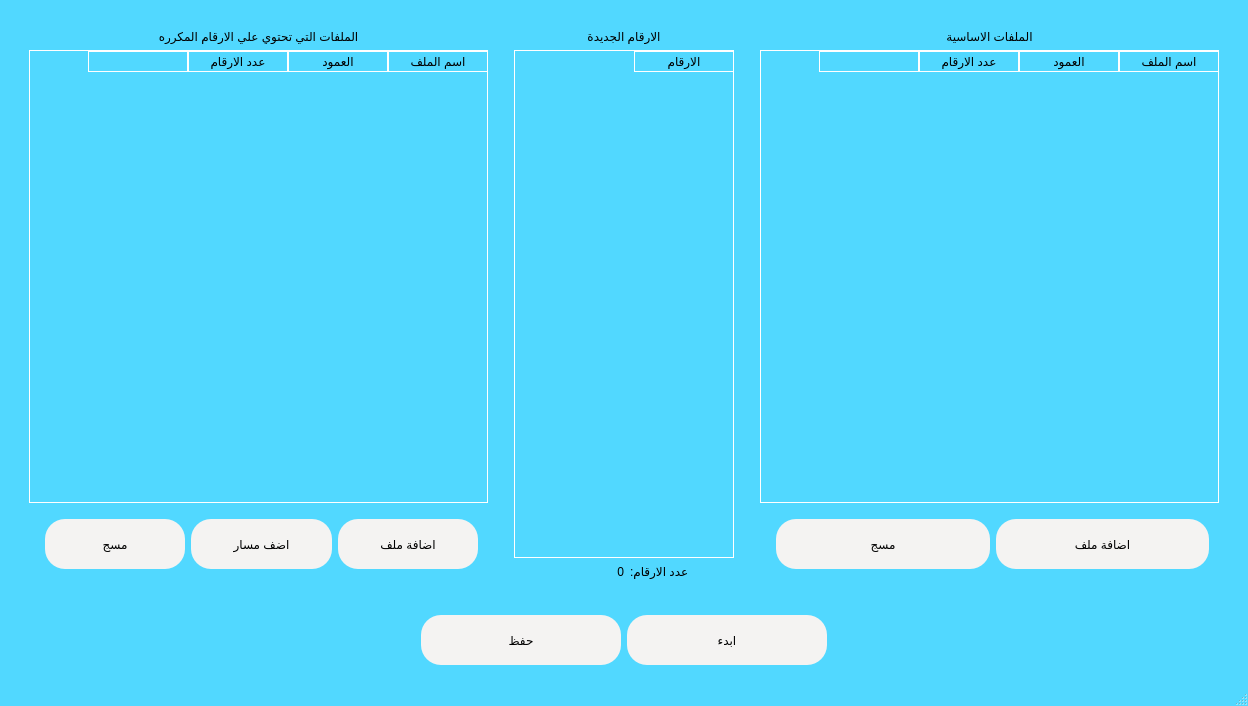
<?xml version="1.0" encoding="UTF-8"?>
<ui version="4.0">
 <class>MainWindow</class>
 <widget class="QMainWindow" name="MainWindow">
  <property name="geometry">
   <rect>
    <x>0</x>
    <y>0</y>
    <width>1248</width>
    <height>706</height>
   </rect>
  </property>
  <property name="windowTitle">
   <string>MainWindow</string>
  </property>
  <property name="styleSheet">
   <string notr="true">QMainWindow{
background-color: rgb(81, 216, 255);
}


QLineEdit{
background-color: rgb(244, 243, 242);
color: rgb(0, 0, 0);
border-radius: 20px;
}

QPushButton{
background-color: rgb(244, 243, 242);
color: rgb(0, 0, 0);
border-radius: 20px;
padding:2px;
}

QPushButton::hover{
	background-color: rgb(114, 159, 207);
}

QPushButton:pressed{
    color: black;
    background-color: #D1DBCB;
    padding-top: -15px;
    padding-bottom: -17px;
}

QLabel{
    background: transparent;
    border:0;
}

QTabWidget::pane {
    background: transparent;
    border:0;
	background-color: qlineargradient(spread:pad, x1:0, y1:0.318, x2:1, y2:0.443409, stop:0 rgba(0, 59, 255, 255), stop:1 rgba(86, 227, 255, 255));
}

QTabBar::tab {
    background: transparent;
}

QFrame
{
    background: transparent;

}

QTextEdit{
background-color: rgb(244, 243, 242);
color: rgb(0, 0, 0);
border-radius: 10px;
}


QTableWidget{
gridline-color: rgb(255, 255, 255);
background: transparent;
border : 1px solid white;

paddingg: 3 3px;
}
QHeaderView::section{
border : 1px solid white;
background: transparent;
}
QTableWidget::item {
 border -radius: 9px;
}
QScrollBar:horizontal {
    height: 15px;
	background: transparent;

}
QSpinBox{
background: transparent;
}
QRadioButton{
background: transparent;
}</string>
  </property>
  <widget class="QWidget" name="centralwidget">
   <layout class="QGridLayout" name="gridLayout_8">
    <item row="1" column="1">
     <widget class="QFrame" name="frame">
      <property name="sizePolicy">
       <sizepolicy hsizetype="Preferred" vsizetype="Preferred">
        <horstretch>0</horstretch>
        <verstretch>0</verstretch>
       </sizepolicy>
      </property>
      <property name="frameShape">
       <enum>QFrame::StyledPanel</enum>
      </property>
      <property name="frameShadow">
       <enum>QFrame::Raised</enum>
      </property>
      <layout class="QGridLayout" name="gridLayout_6">
       <item row="0" column="0">
        <widget class="QFrame" name="frame_2">
         <property name="sizePolicy">
          <sizepolicy hsizetype="Preferred" vsizetype="Expanding">
           <horstretch>2</horstretch>
           <verstretch>0</verstretch>
          </sizepolicy>
         </property>
         <property name="frameShape">
          <enum>QFrame::StyledPanel</enum>
         </property>
         <property name="frameShadow">
          <enum>QFrame::Raised</enum>
         </property>
         <layout class="QGridLayout" name="gridLayout">
          <item row="2" column="1">
           <widget class="QFrame" name="frame_3">
            <property name="frameShape">
             <enum>QFrame::StyledPanel</enum>
            </property>
            <property name="frameShadow">
             <enum>QFrame::Raised</enum>
            </property>
            <layout class="QGridLayout" name="gridLayout_2">
             <item row="0" column="2">
              <widget class="QPushButton" name="pushButton">
               <property name="sizePolicy">
                <sizepolicy hsizetype="Expanding" vsizetype="Fixed">
                 <horstretch>0</horstretch>
                 <verstretch>0</verstretch>
                </sizepolicy>
               </property>
               <property name="minimumSize">
                <size>
                 <width>0</width>
                 <height>50</height>
                </size>
               </property>
               <property name="text">
                <string>اضافة ملف</string>
               </property>
              </widget>
             </item>
             <item row="0" column="0">
              <widget class="QPushButton" name="pushButton_2">
               <property name="sizePolicy">
                <sizepolicy hsizetype="Expanding" vsizetype="Fixed">
                 <horstretch>0</horstretch>
                 <verstretch>0</verstretch>
                </sizepolicy>
               </property>
               <property name="minimumSize">
                <size>
                 <width>0</width>
                 <height>50</height>
                </size>
               </property>
               <property name="text">
                <string>مسج</string>
               </property>
              </widget>
             </item>
             <item row="0" column="1">
              <widget class="QPushButton" name="pushButton_7">
               <property name="sizePolicy">
                <sizepolicy hsizetype="Expanding" vsizetype="Fixed">
                 <horstretch>0</horstretch>
                 <verstretch>0</verstretch>
                </sizepolicy>
               </property>
               <property name="minimumSize">
                <size>
                 <width>0</width>
                 <height>50</height>
                </size>
               </property>
               <property name="text">
                <string>اضف مسار</string>
               </property>
              </widget>
             </item>
            </layout>
           </widget>
          </item>
          <item row="1" column="0" colspan="2">
           <widget class="QTableWidget" name="tableWidget">
            <property name="layoutDirection">
             <enum>Qt::RightToLeft</enum>
            </property>
            <attribute name="verticalHeaderVisible">
             <bool>false</bool>
            </attribute>
            <attribute name="verticalHeaderStretchLastSection">
             <bool>false</bool>
            </attribute>
            <column>
             <property name="text">
              <string>اسم الملف</string>
             </property>
            </column>
            <column>
             <property name="text">
              <string>العمود</string>
             </property>
            </column>
            <column>
             <property name="text">
              <string>عدد الارقام</string>
             </property>
            </column>
            <column>
             <property name="text">
              <string/>
             </property>
            </column>
           </widget>
          </item>
          <item row="0" column="0" colspan="2">
           <widget class="QLabel" name="label">
            <property name="text">
             <string>الملفات التي تحتوي علي الارقام المكرره</string>
            </property>
            <property name="alignment">
             <set>Qt::AlignCenter</set>
            </property>
           </widget>
          </item>
         </layout>
        </widget>
       </item>
       <item row="0" column="1">
        <widget class="QFrame" name="frame_5">
         <property name="sizePolicy">
          <sizepolicy hsizetype="Expanding" vsizetype="Expanding">
           <horstretch>1</horstretch>
           <verstretch>0</verstretch>
          </sizepolicy>
         </property>
         <property name="frameShape">
          <enum>QFrame::StyledPanel</enum>
         </property>
         <property name="frameShadow">
          <enum>QFrame::Raised</enum>
         </property>
         <layout class="QGridLayout" name="gridLayout_7">
          <item row="2" column="2">
           <widget class="QLabel" name="label_5">
            <property name="sizePolicy">
             <sizepolicy hsizetype="Expanding" vsizetype="Preferred">
              <horstretch>0</horstretch>
              <verstretch>0</verstretch>
             </sizepolicy>
            </property>
            <property name="text">
             <string>عدد الارقام:</string>
            </property>
            <property name="alignment">
             <set>Qt::AlignRight|Qt::AlignTrailing|Qt::AlignVCenter</set>
            </property>
           </widget>
          </item>
          <item row="2" column="1">
           <widget class="QLabel" name="label_4">
            <property name="sizePolicy">
             <sizepolicy hsizetype="Expanding" vsizetype="Preferred">
              <horstretch>0</horstretch>
              <verstretch>0</verstretch>
             </sizepolicy>
            </property>
            <property name="text">
             <string>0</string>
            </property>
            <property name="alignment">
             <set>Qt::AlignRight|Qt::AlignTrailing|Qt::AlignVCenter</set>
            </property>
           </widget>
          </item>
          <item row="0" column="0" colspan="3">
           <widget class="QLabel" name="label_3">
            <property name="text">
             <string>الارقام الجديدة</string>
            </property>
            <property name="alignment">
             <set>Qt::AlignCenter</set>
            </property>
           </widget>
          </item>
          <item row="1" column="0" colspan="3">
           <widget class="QTableWidget" name="tableWidget_3">
            <property name="layoutDirection">
             <enum>Qt::RightToLeft</enum>
            </property>
            <column>
             <property name="text">
              <string>الارقام</string>
             </property>
            </column>
           </widget>
          </item>
         </layout>
        </widget>
       </item>
       <item row="0" column="2">
        <widget class="QFrame" name="frame_4">
         <property name="sizePolicy">
          <sizepolicy hsizetype="Preferred" vsizetype="Expanding">
           <horstretch>2</horstretch>
           <verstretch>0</verstretch>
          </sizepolicy>
         </property>
         <property name="frameShape">
          <enum>QFrame::StyledPanel</enum>
         </property>
         <property name="frameShadow">
          <enum>QFrame::Raised</enum>
         </property>
         <layout class="QGridLayout" name="gridLayout_3">
          <item row="0" column="0" colspan="2">
           <widget class="QLabel" name="label_2">
            <property name="text">
             <string>الملفات الاساسية</string>
            </property>
            <property name="alignment">
             <set>Qt::AlignCenter</set>
            </property>
           </widget>
          </item>
          <item row="1" column="0" colspan="2">
           <widget class="QTableWidget" name="tableWidget_2">
            <property name="layoutDirection">
             <enum>Qt::RightToLeft</enum>
            </property>
            <column>
             <property name="text">
              <string>اسم الملف</string>
             </property>
            </column>
            <column>
             <property name="text">
              <string>العمود</string>
             </property>
            </column>
            <column>
             <property name="text">
              <string>عدد الارقام</string>
             </property>
            </column>
            <column>
             <property name="text">
              <string/>
             </property>
            </column>
           </widget>
          </item>
          <item row="2" column="1">
           <widget class="QFrame" name="frame_7">
            <property name="frameShape">
             <enum>QFrame::StyledPanel</enum>
            </property>
            <property name="frameShadow">
             <enum>QFrame::Raised</enum>
            </property>
            <layout class="QGridLayout" name="gridLayout_4">
             <item row="0" column="1">
              <widget class="QPushButton" name="pushButton_3">
               <property name="sizePolicy">
                <sizepolicy hsizetype="Expanding" vsizetype="Fixed">
                 <horstretch>0</horstretch>
                 <verstretch>0</verstretch>
                </sizepolicy>
               </property>
               <property name="minimumSize">
                <size>
                 <width>0</width>
                 <height>50</height>
                </size>
               </property>
               <property name="text">
                <string>اضافة ملف</string>
               </property>
              </widget>
             </item>
             <item row="0" column="0">
              <widget class="QPushButton" name="pushButton_4">
               <property name="sizePolicy">
                <sizepolicy hsizetype="Expanding" vsizetype="Fixed">
                 <horstretch>0</horstretch>
                 <verstretch>0</verstretch>
                </sizepolicy>
               </property>
               <property name="minimumSize">
                <size>
                 <width>0</width>
                 <height>50</height>
                </size>
               </property>
               <property name="text">
                <string>مسج</string>
               </property>
              </widget>
             </item>
            </layout>
           </widget>
          </item>
         </layout>
        </widget>
       </item>
      </layout>
     </widget>
    </item>
    <item row="3" column="1" alignment="Qt::AlignHCenter">
     <widget class="QFrame" name="frame_6">
      <property name="sizePolicy">
       <sizepolicy hsizetype="Fixed" vsizetype="Preferred">
        <horstretch>1</horstretch>
        <verstretch>0</verstretch>
       </sizepolicy>
      </property>
      <property name="frameShape">
       <enum>QFrame::StyledPanel</enum>
      </property>
      <property name="frameShadow">
       <enum>QFrame::Raised</enum>
      </property>
      <layout class="QGridLayout" name="gridLayout_5" rowstretch="0">
       <item row="0" column="2">
        <widget class="QPushButton" name="pushButton_5">
         <property name="sizePolicy">
          <sizepolicy hsizetype="Fixed" vsizetype="Fixed">
           <horstretch>0</horstretch>
           <verstretch>0</verstretch>
          </sizepolicy>
         </property>
         <property name="minimumSize">
          <size>
           <width>200</width>
           <height>50</height>
          </size>
         </property>
         <property name="text">
          <string>ابدء</string>
         </property>
        </widget>
       </item>
       <item row="0" column="1">
        <widget class="QPushButton" name="pushButton_6">
         <property name="sizePolicy">
          <sizepolicy hsizetype="Fixed" vsizetype="Fixed">
           <horstretch>0</horstretch>
           <verstretch>0</verstretch>
          </sizepolicy>
         </property>
         <property name="minimumSize">
          <size>
           <width>200</width>
           <height>50</height>
          </size>
         </property>
         <property name="text">
          <string>حفظ</string>
         </property>
        </widget>
       </item>
      </layout>
     </widget>
    </item>
   </layout>
  </widget>
  <widget class="QMenuBar" name="menubar">
   <property name="geometry">
    <rect>
     <x>0</x>
     <y>0</y>
     <width>1248</width>
     <height>21</height>
    </rect>
   </property>
  </widget>
  <widget class="QStatusBar" name="statusbar"/>
 </widget>
 <resources/>
 <connections/>
</ui>
